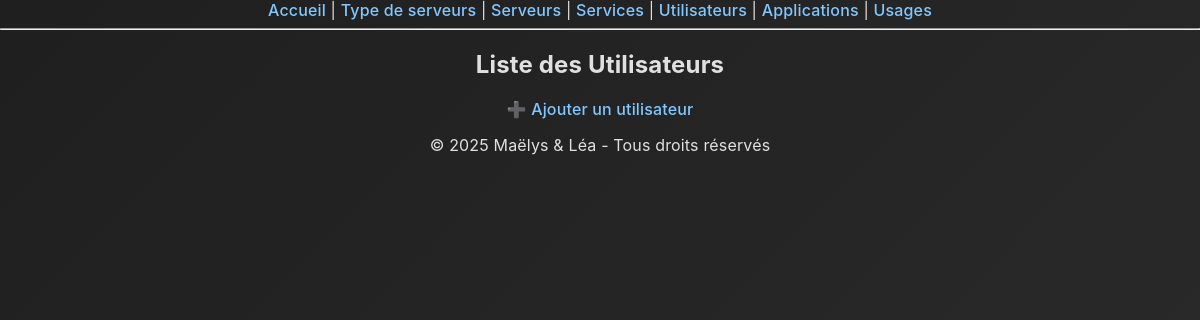
Before: /utilisateurs/ with the older database file.
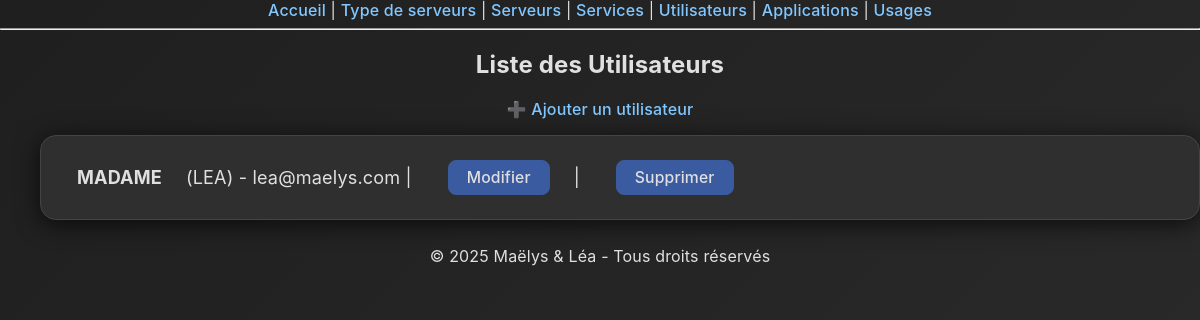
After: the same page with the newer database file.
### monapp/models.py (models this page shows, shortened)
class Utilisateurs(models.Model):
    nom_utilisateurs = models.CharField(max_length=100)
    prenom_utilisateurs = models.CharField(max_length=100)
    email_utilisateurs = models.EmailField(blank=False)

### monapp/views.py (the view)
# urls.py: path('utilisateurs/', views.utilisateurs_list, name='utilisateurs_list'),
def utilisateurs_list(request):
    utilisateurs = Utilisateurs.objects.all()
    return render(request, 'monapp/utilisateurs_list.html', {'utilisateurs': utilisateurs})

### monapp/templates/monapp/utilisateurs_list.html
{% extends 'monapp/base.html' %}
{% block content %}
<h2>Liste des Utilisateurs</h2>
<a href="{% url 'utilisateurs_create' %}">➕ Ajouter un utilisateur</a>
<ul>
    {% for utilisateur in utilisateurs %}
        <li>
            <strong>{{ utilisateur.nom_utilisateurs  }}</strong> ({{ utilisateur.prenom_utilisateurs}}) - {{ utilisateur.email_utilisateurs}}
            | <a href="{% url 'utilisateurs_update' utilisateur.pk %}">Modifier</a>
            | <a href="{% url 'utilisateurs_delete' utilisateur.pk %}" onclick="return confirm('Es-tu sûr de vouloir supprimer cet utilisateur ?')">Supprimer</a>
        </li>
    {% endfor %}
</ul>
<footer>
  <p>© 2025 Maëlys & Léa - Tous droits réservés</p>
</footer>
{% endblock %}

Changed rows visible on the page:
added Utilisateurs: nom_utilisateurs "MADAME", prenom_utilisateurs "LEA", email_utilisateurs "lea@maelys.com"
